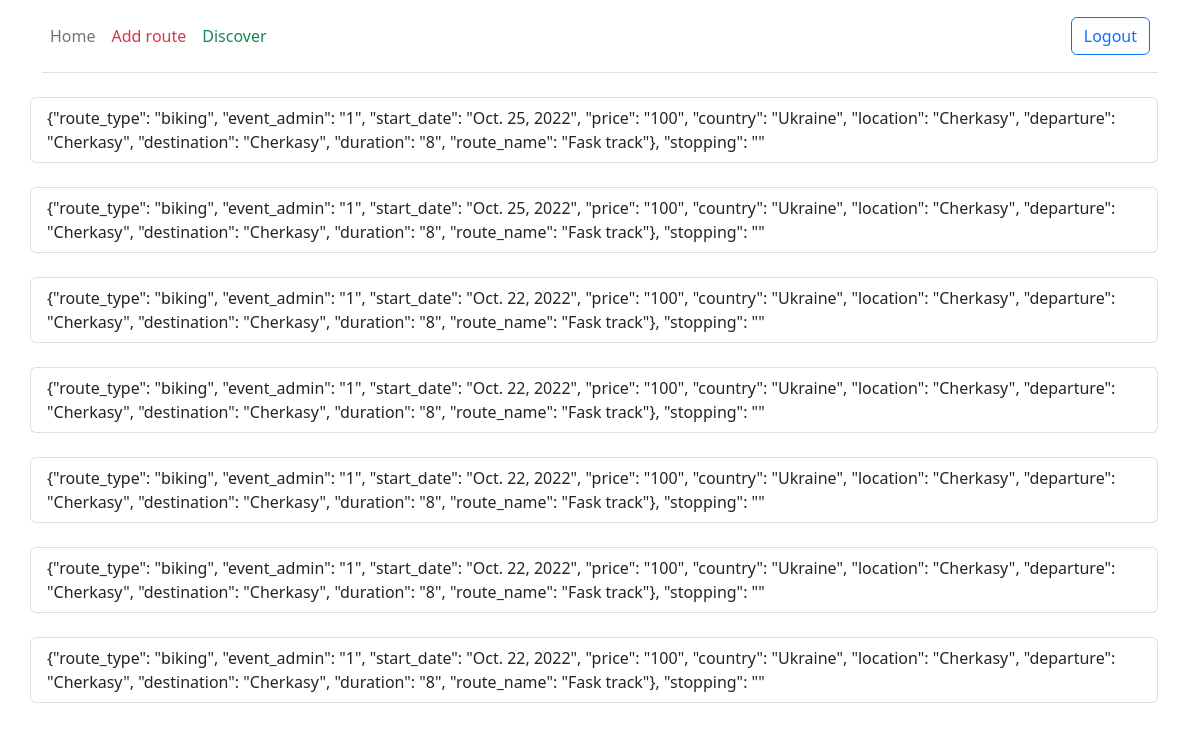
Page /route/1/event (signed in) on the committed database.
### route/models.py (models this page shows, shortened)
class Route(models.Model):
    class RouteType(models.TextChoices):
        bicycle_route = 'bicycle', gettext_lazy('bicycle')
        hiking_route = 'hiking', gettext_lazy('hiking')
    route_name = models.CharField(max_length=255, null=True)
    route_type = models.CharField(max_length=50, choices=RouteType.choices, default=RouteType.hiking_route)
    departure = models.IntegerField()
    stopping = models.CharField(max_length=50, null=True)
    destination = models.IntegerField()
    country = models.CharField(max_length=50)
    location = models.CharField(max_length=50)
    description = models.TextField()
    duration = models.IntegerField()
    class Meta:
        verbose_name = 'Route'
        verbose_name_plural = 'Routes'

### route/views.py (the view)
# urls.py: path('<int:route_id>/event', views.event, name='event'),
def event(request, route_id):
    cursor = connection.cursor()
    raw_query = f"""SELECT route_route.route_type,
                            route_event.event_admin,
                            route_event.start_date,
                            route_event.price,
                            route_route.country,
                            route_route.location,
                            start.name  AS departure,
                            route_route.stopping,
                            finish.name AS destination,
                            route_route.duration,
                            route_route.route_name
                            FROM route_event
                                 JOIN route_route
                                      ON route_event.route_id = route_route.id
                                 JOIN route_place as start
                                      ON start.id = route_route.departure
                                 JOIN route_place AS finish
                                      ON finish.id = route_route.destination
                            WHERE route_id='{route_id}' AND route_event.start_date >= '{datetime.date.today()}';"""
    cursor.execute(raw_query)
    row = cursor.fetchall()
    result = [{'route_type': itm[0], 'event_admin': itm[1], 'start_date': itm[2],
               'price': itm[3], 'country': itm[4], 'location': itm[5], 'departure': itm[6],
               'stopping': itm[7], 'destination': itm[8], 'duration': itm[9], 'route_name': itm[10]} for itm in row]
    if result:
        with MongoDBConnection('admin', 'admin', '127.0.0.1') as db:
            collection = db['stopping']
            stopping = collection.find_one({'_id': ObjectId(result[0]['stopping'])})
    else:
        stopping = None
    return render(request, 'route/event.html', {'result': result, 'stopping': stopping})

### utils/mongo_utils.py (called while the page is built)
    def __enter__(self):
        CONNECTION_STRING = f"mongodb://{self.username}:{self.password}@{self.hostname}:{self.port}"
        self.client = MongoClient(CONNECTION_STRING)
        self.db = self.client['test']
        return self.db

    def __exit__(self, exc_type, exc_val, exc_tb):
        self.client.close()

### templates/route/event.html (shortened to what this page needs)
{% extends 'main/layout.html' %}
{% block content %}
    <div class="container">
        <div class="row">
            <ul class="list-group">
                {% if result %}
                    {% for itm in result %}
                        <li class="list-group-item d-flex justify-content-center align-items-center rounded">
                            {"route_type": "{{ itm.route_type }}", "event_admin": "{{ itm.event_admin }}",
                            "start_date": "{{ itm.start_date }}", "price": "{{ itm.price }}",
                            "country": "{{ itm.country }}", "location": "{{ itm.location }}",
                            "departure": "{{ itm.departure }}", "destination": "{{ itm.destination }}",
                            "duration": "{{ itm.duration }}", "route_name": "{{ itm.route_name }}"},
                            "stopping": "{{ stopping }}"
                        </li><br>
                    {% endfor %}
                {% else %}
                    <h3 class="text-center">Event does not exist (temp)</h3>
                {% endif %}
            </ul>
        </div>
    </div>
{% endblock %}

### rows in the picture
Route: route_type "biking", event_admin "1", start_date "Oct. 25, 2022", price "100", country "Ukraine", location "Cherkasy", departure "Cherkasy", destination "Cherkasy", duration "8", route_name "Fask track", start_date "Oct. 22, 2022"
